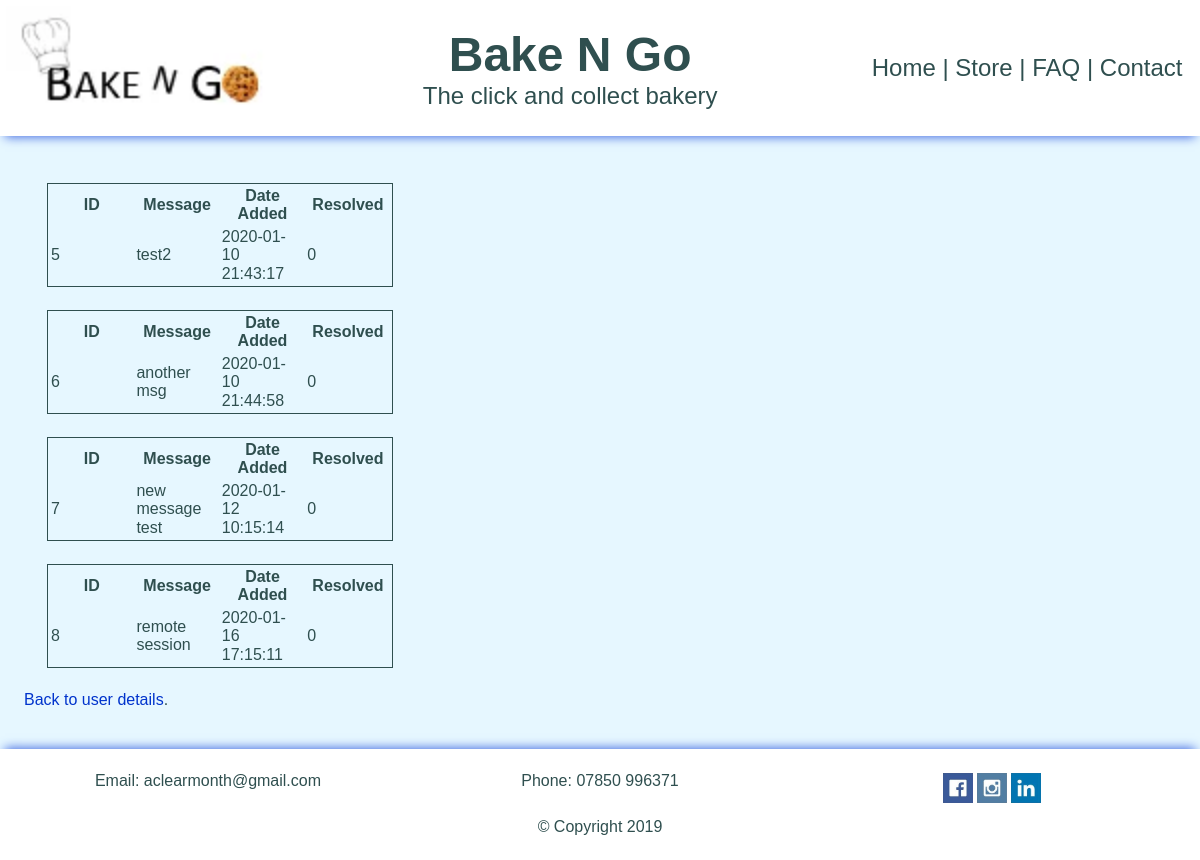
The page /?p=messages (signed in) on the database its author committed.
### tables this page shows
CREATE TABLE `messages` (
  `id` int(11) NOT NULL,
  `name` varchar(55) NOT NULL,
  `email` varchar(55) NOT NULL,
  `message` text NOT NULL,
  `dateAdded` datetime NOT NULL,
  `resolved` tinyint(1) NOT NULL
);

### app/Model/index.php (called while the page is built, shortened)
<?php
    Class Index
    {
        private $conn;
        private $messages   = array();
        public function __construct() {
            $this->conn = new \mysqli("localhost", "root", "", "BakeNGo");
        }
        public function cleanse($dirty) {
            return htmlspecialchars(trim($dirty), ENT_QUOTES);
        }
            public function findMessage($criteria = false) {
                $where = $criteria != false ? "WHERE name='" . $this->cleanse($criteria) . "'" : "";
                $sql    = "SELECT id, name, email, message, dateAdded, resolved FROM messages " . $where;
                $result = $this->conn->query($sql);
                if ( gettype($result) == "object" && $result->num_rows > 0) {
                    while($row = $result->fetch_assoc()) {
                        array_push($this->messages, $row);
                    }
                }
            }
            public function getMessage() {
                return $this->messages;
            }
    }

### app/View/messages.php (the view, shortened to what this page needs)
<?php
Class Messages
{
    public function showMsg($details) {
        $html = '
            <table class="message">
                <tr>
                    <th class="equalWidth">ID</th>
                    <th class="equalWidth">Message</th>
                    <th class="equalWidth">Date Added</th>
                    <th class="equalWidth">Resolved</th>
                </tr>
                <tr>
                    <td>' . $details["id"] . '</td>
                    <td>' . $details["message"] . '</td>
                    <td>' . $details["dateAdded"] . '</td>
                    <td>' . $details["resolved"] . '</td>
                </tr>
            </table>
        ';
        return $html;
    }
}

### app/messages.php (shortened to what this page needs)
<?php
    require_once("Model/Messages.php");
    require_once("View/Messages.php");
    require_once("Controller/Messages.php");
    $model      = new Model\Messages($mIndex);
    $controller = new Controller\Messages($model);
    $view       = new View\Messages($model, $controller);
    $mIndex->findMessage($_SESSION["userName"]);
    $messages = $mIndex->getMessage();
    if ( sizeof($messages) > 0 ) {
        for ( $num=0, $max=sizeof($messages); $num<$max; $num++ ) {
            echo $view->showMsg($messages[$num]);
        }
    } else {
        echo 'No messages to display!';
    }
    echo '
        <p>
            <a href="?p=userdetails" class="bigLink">Back to user details</a>.
        </p>
    ';

### public/css/index.css (style rules this page uses)
* { font-family: sans-serif; color: darkslategrey; box-sizing: border-box; }
a { text-decoration: none; color: inherit; }
.bigLink { color: #0033cc; }

### public/css/messages.css (style rules this page uses)
.message { border: 1px solid darkslategrey; margin: 2%; width: 30%; }
.equalWidth { width: 25%; }

### rows shown on the page
messages: id "5", message "test2", dateAdded "2020-01-10 21:43:17", resolved "0"
messages: id "6", message "another msg", dateAdded "2020-01-10 21:44:58", resolved "0"
messages: id "7", message "new message test", dateAdded "2020-01-12 10:15:14", resolved "0"
messages: id "8", message "remote session", dateAdded "2020-01-16 17:15:11", resolved "0"
